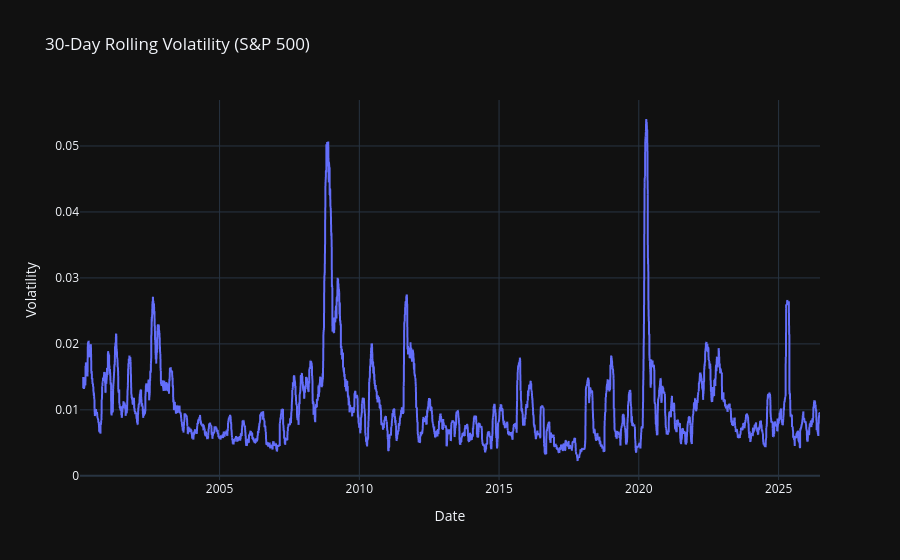

The code cell stored with this chart in its notebook:
### Markdown cell above
# Rolling Volatility

### Code cell
raw['rolling_vol_30'] = raw['log_returns'].rolling(window=30).std()

fig = raw['rolling_vol_30'].plot(title='30-Day Rolling Volatility (S&P 500)')
fig.update_layout(
    showlegend=False,
    yaxis_title='Volatility',
    xaxis_title='Date'
)
fig.show()
fig.write_image(
    "../reports/figures/sp500_rolling_volatility.png",
    width=1400,
    height=700,
    scale=2
)

### Figure 1 — Plotly figure (JSON) as saved in the notebook; plotly's stock layout.template omitted (floating-point values rounded to 4 significant figures; data arrays with more than 128 entries replaced by an {"elided": "..."} marker saying what was removed)
{"data": [{"hovertemplate": "variable=rolling_vol_30<br>Date=%{x}<br>value=%{y}<extra></extra>", "legendgroup": "rolling_vol_30", "line": {"color": "#636efa", "dash": "solid"}, "marker": {"symbol": "circle"}, "mode": "lines", "name": "rolling_vol_30", "showlegend": true, "type": "scattergl", "x": {"elided": "6658 str values"}, "xaxis": "x", "y": {"elided": "6658 float values"}, "yaxis": "y"}], "layout": {"legend": {"title": {"text": "variable"}, "tracegroupgap": 0}, "showlegend": false, "title": {"text": "30-Day Rolling Volatility (S&P 500)"}, "xaxis": {"anchor": "y", "domain": [0, 1], "title": {"text": "Date"}}, "yaxis": {"anchor": "x", "domain": [0, 1], "title": {"text": "Volatility"}}}}
